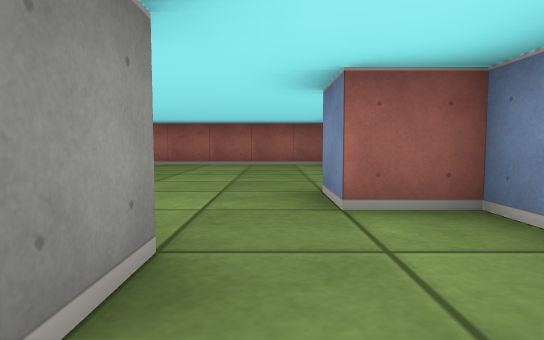
[1] (above)

12 first-person views from a walk through a cub3D level. The camera is about half as high as the walls, tilts 4° down and sees 75° across. The floor is counted in squares. Each view is taken from the middle of a square. On the plan, view 1 faces up. The plan holds only what a view shows up to about 9 squares ahead; the rest is blank. The place goes on beyond the plan.

[2]
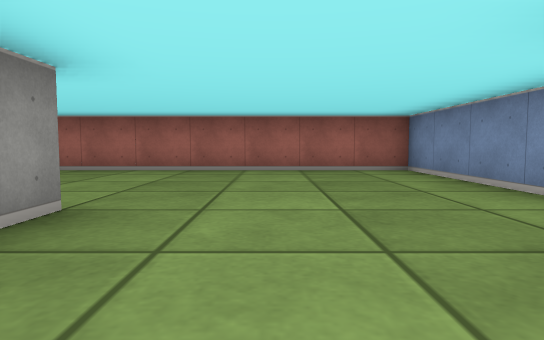

[3]
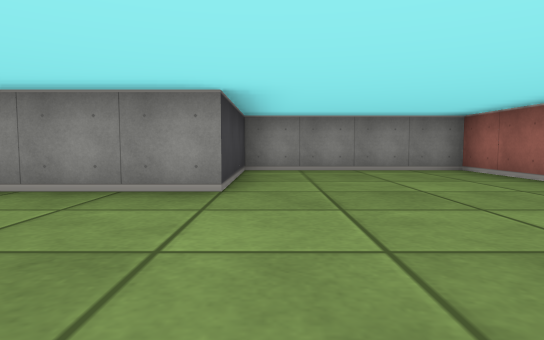

[4]
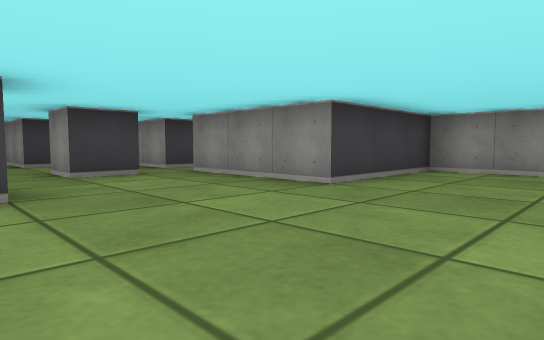

[5]
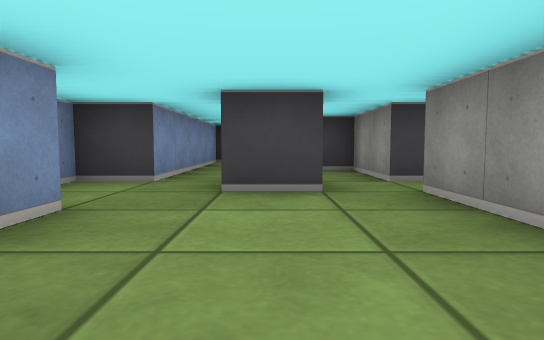

[6]
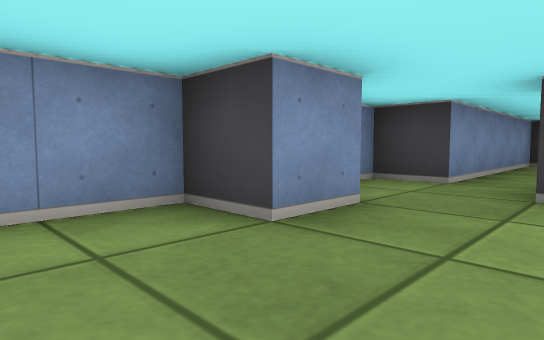

[7]
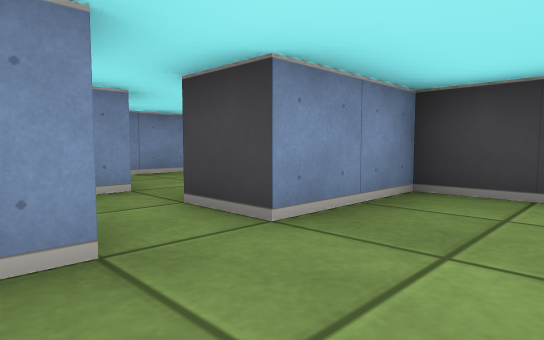

[8]
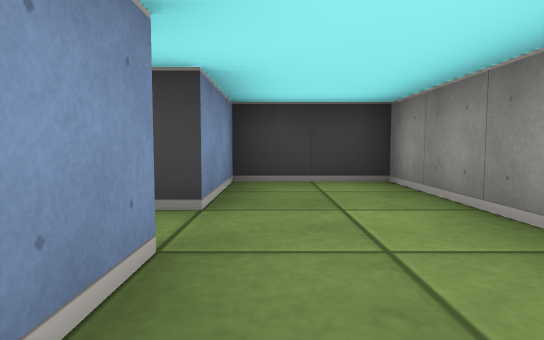

[9]
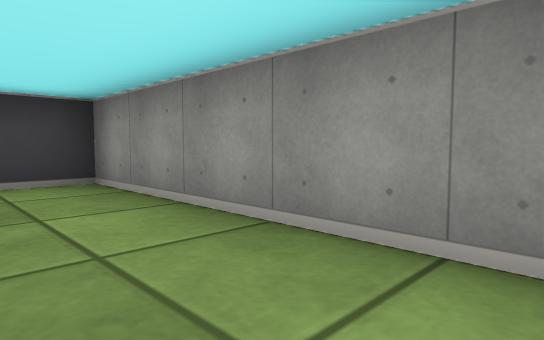

[10]
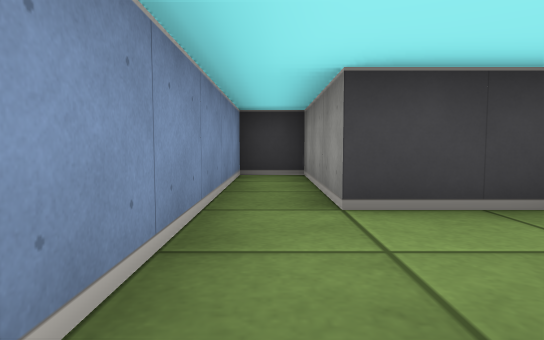

[11]
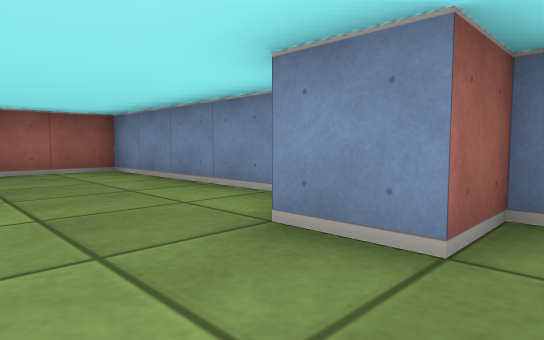

[12]
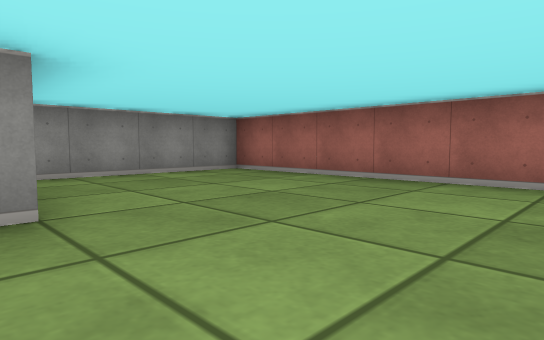

### Floor plan
Ten units are one square. View 1 is at (0, 0); x grows to the right and y downward. Boxes are objects, and circles mark ways between rooms. Rooms are numbered by the first view taken in them; rooms with no view inside come last. Other rooms are left out.
<svg viewBox="-60 -90 80 140">
<path fill="none" stroke="#000" d="M-16 -15 -5 -15 -5 -5M-15 -4 -15 -9M-35 -5 -25 -5 -25 15 -5 15 -5 45 5 45 5 -5 15 -5 15 -25 5 -25 5 -35 15 -35 15 -85 -55 -85 -55 -45 -25 -45 -25 -15M-35 -14 -35 -24M-55 -29 -55 15 -35 15 -35 -5"/>
<circle cx="-30" cy="-10" r="3" fill="#2a7"/>
<text x="-10" y="-40">1</text>
<text x="-50" y="-10">2</text>
</svg>
Room 1 opens to room 2.

Where each view was taken, in squares from view 1:
view 1: 0 up, 0 right, facing up
view 2: 2 up, 1 left, facing up
view 3: 5 up, 1 right, facing left
view 4: 7 up, 1 right, facing down-left
view 5: 5 up, 1 left, facing down
view 6: 5 up, 1 left, facing down-right
view 7: 2 up, 5 left, facing down-right
view 8: 3 up, 4 left, facing down
view 9: 3 up, 4 left, facing down-left
view 10: 1 up, 0 right, facing down
view 11: 2 up, 1 left, facing up-right
view 12: 4 up, 0 right, facing up-left
